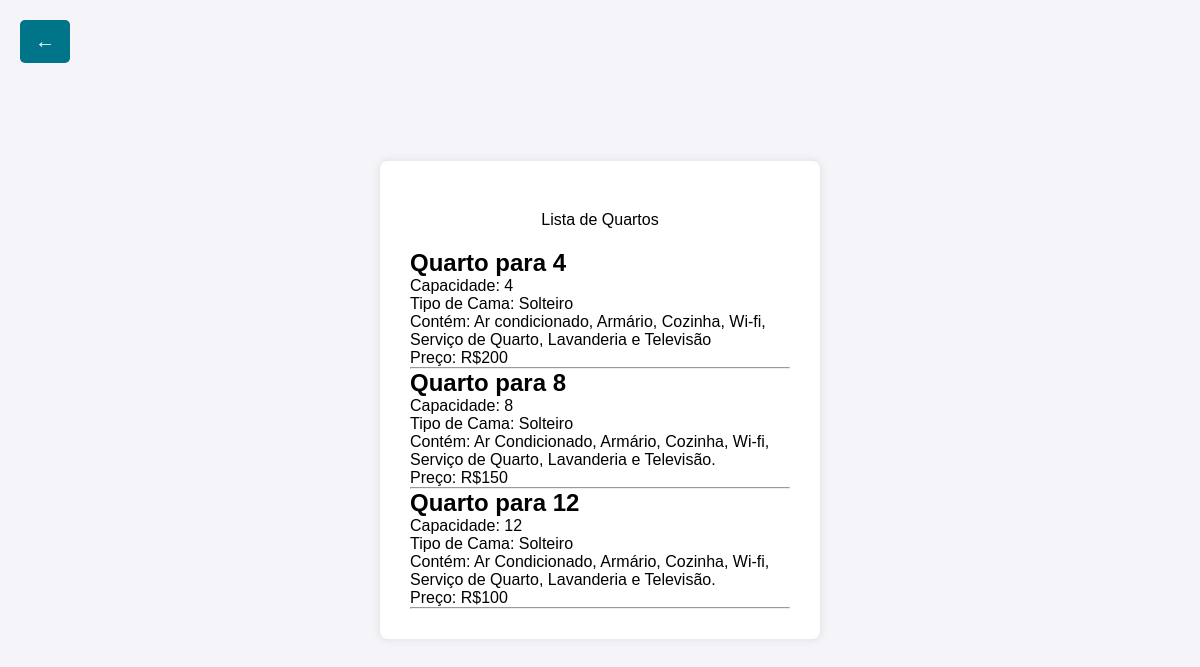
Page /adm/listarQuarto.php on the committed database.
### tables this page shows
CREATE TABLE `Quartos` (
  `Nome` varchar(20) NOT NULL,
  `Número de camas` int(11) NOT NULL,
  `Tipo de cama` varchar(10) NOT NULL,
  `Contém` text NOT NULL,
  `Preço` int(5) NOT NULL
);

### adm/listarQuarto.php (the view, shortened to what this page needs)
<?php
require 'conexao.php';
$quartos = [];
$msg = "";
try {
    $stmt = $pdo->query("SELECT * FROM Quartos");
    $quartos = $stmt->fetchAll(PDO::FETCH_ASSOC);
} catch (PDOException $e) {
    $msg = "Erro ao buscar os quartos: " . $e->getMessage();
}
?>
<!DOCTYPE html>
<html lang="pt-BR">
<head>
    <link rel="stylesheet" href="style.css">
</head>
<body>
    <a href="menuadm.html" class="back-button">&#8592;</a>
    <div class="center-box">
        <header class="topic-header">Lista de Quartos</header>
        <?php if (!empty($msg)): ?>
            <div class="message"><?= htmlspecialchars($msg); ?></div>
        <?php elseif (!empty($quartos)): ?>
            <?php foreach ($quartos as $quarto): ?>
                <div class="quarto-item">
                    <h2><?= htmlspecialchars($quarto['Nome']); ?></h2>
                    <p>Capacidade: <?= htmlspecialchars($quarto['Número de camas']); ?></p>
                    <p>Tipo de Cama: <?= htmlspecialchars($quarto['Tipo de cama']); ?></p>
                    <p>Contém: <?= htmlspecialchars($quarto['Contém']); ?></p>
                    <p>Preço: R$<?= htmlspecialchars($quarto['Preço']); ?></p>
                </div>
                <hr>
            <?php endforeach; ?>
        <?php else: ?>
            <p>Nenhum quarto cadastrado no momento.</p>
        <?php endif; ?>
    </div>
</body>
</html>

### adm/style.css (style rules this page uses)
* { margin: 0; padding: 0; box-sizing: border-box; font-family: "Archivo", sans-serif; }
body { display: flex; justify-content: center; align-items: center; min-height: 100vh; background-color: #f4f4f9; }
.back-button { display: inline-block; background-color: #007489; color: white; padding: 10px 15px; border-radius: 5px; text-decoration: none; font-size: 20px; position: absolute; top: 20px; left: 20px; transition: background-color 0.3s; }
.center-box { display: flex; justify-content: center; flex-direction: column; width: 440px; padding: 30px; background-color: #ffffff; box-shadow: 0 0 10px rgba(0, 0, 0, 0.1); border-radius: 8px; }
.topic-header { text-align: center; margin: 20px 0 20px 0; }

### rows in the picture
quartos: Nome "Quarto para 4", Número de camas "4", Tipo de cama "Solteiro", Contém "Ar condicionado, Armário, Cozinha, Wi-fi, Serviço de Quarto, Lavanderia e Televisão", Preço "200"
quartos: Nome "Quarto para 8", Número de camas "8", Tipo de cama "Solteiro", Contém "Ar Condicionado, Armário, Cozinha, Wi-fi, Serviço de Quarto, Lavanderia e Televisão.", Preço "150"
quartos: Nome "Quarto para 12", Número de camas "12", Tipo de cama "Solteiro", Contém "Ar Condicionado, Armário, Cozinha, Wi-fi, Serviço de Quarto, Lavanderia e Televisão.", Preço "100"
